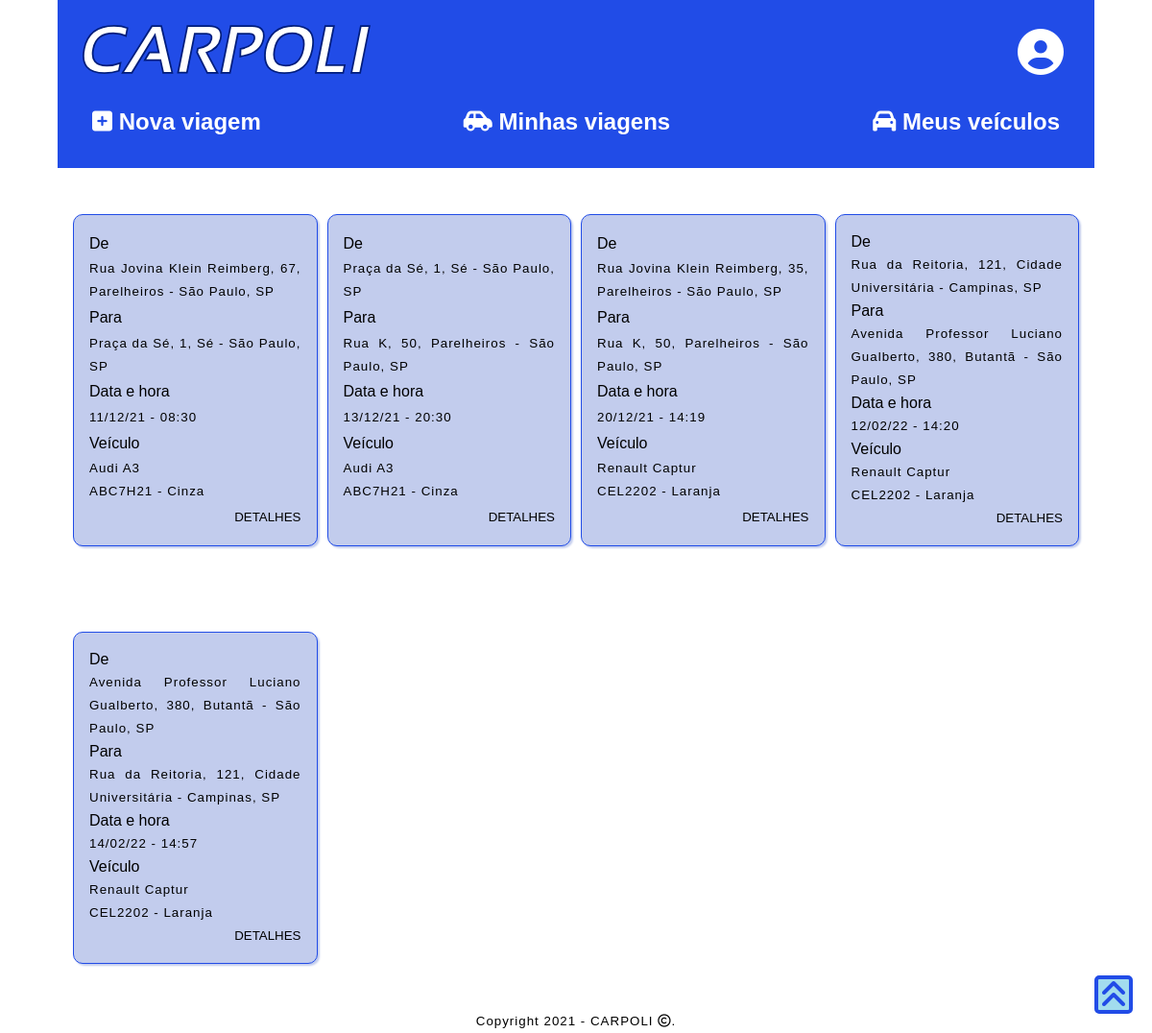
/caronas/minhas_caronas/ (signed in), run on the app's committed database.
### caronas/models.py (models this page shows, shortened)
class Carona(models.Model):
    id_condutor = models.ForeignKey(Condutor, on_delete=models.CASCADE)
    id_veiculo = models.ForeignKey(Veiculo, on_delete=models.CASCADE)
    horario_carona = models.DateTimeField()
    valor_carona = models.DecimalField(max_digits=6, decimal_places=2)
    vagas_disponiveis = models.IntegerField()
    observacoes = models.CharField(max_length=255, null=True, default="Nenhuma observação")
    cep_origem = models.CharField(max_length=8)
    endereco_origem = models.CharField(max_length=255)
    num_origem = models.CharField(max_length=8)
    bairro_origem = models.CharField(max_length=255)
    cidade_origem = models.CharField(max_length=50)
    estado_origem = models.CharField(max_length=50)
    cep_destino = models.CharField(max_length=8)
    endereco_destino = models.CharField(max_length=255)
    num_destino = models.CharField(max_length=8)
    bairro_destino = models.CharField(max_length=255)
    cidade_destino = models.CharField(max_length=50)
    estado_destino = models.CharField(max_length=50)

class Veiculo(models.Model):
    id_condutor = models.ForeignKey(Condutor, on_delete=models.CASCADE)
    fabricante_veic = models.CharField(max_length=50)
    modelo_veic = models.CharField(max_length=50)
    placa_veic = models.CharField(max_length=7)
    cor_veic = models.CharField(max_length=50)
    capacidade_veic = models.IntegerField()
    apelido_veic = models.CharField(max_length=50, null=True, blank=True)

### caronas/views.py (the view, shortened to what this page needs)
# urls.py: path('minhas_caronas/', views.minhas_caronas, name='minhas_caronas'),
@login_required
def minhas_caronas(request):
    profile = get_object_or_404(Profile, user=request.user)
    if profile.is_condutor:
        condutor = get_object_or_404(Condutor, id_user=profile.id)
        veiculos_list = Veiculo.objects.filter(id_condutor=condutor)
        caronas_list = Carona.objects.filter(
            id_condutor = condutor,
        )
        caronas_passageiro_list = {}
        for carona in caronas_list:
            caronas_passageiro_list[carona.id] = Carona_Passageiros.objects.filter(id_carona=carona).count()
        context = {
            "caronas_list" : caronas_list,
            "veiculos_list" : veiculos_list,
            "caronas_passageiro_list" : caronas_passageiro_list,
            }
        return render(request,'caronas/minhas_caronas_condutor.html', context)
    elif profile.is_admin:
        return HttpResponseRedirect(reverse('sem_acesso'))

### caronas/templates/caronas/minhas_caronas_condutor.html (shortened to what this page needs)
{% extends 'base_condutor.html' %}
{% block content %}
{% if caronas_list %}
<section class="cards-grid">
    {% for carona in caronas_list|dictsort:"horario_carona" %}
    <div class="card-container">
            De
            <small>
                {{ carona.endereco_origem }}, {{ carona.num_origem }}, {{ carona.bairro_origem }} -
                {{ carona.cidade_origem }}, {{ carona.estado_origem }}
            </small>
            Para
            <small>
                {{ carona.endereco_destino }}, {{ carona.num_destino }}, {{ carona.bairro_destino }} -
                {{ carona.cidade_destino }}, {{ carona.estado_destino }}
            </small>
            Data e hora<small>{{ carona.horario_carona|date:"j/m/y - H:i" }}</small>
            Veículo
            <small>
                {% for veiculo in veiculos_list %}
                    {% if veiculo == carona.id_veiculo %}
                        {{ veiculo.fabricante_veic }} {{ veiculo.modelo_veic }}<br>
                        {{ veiculo.placa_veic }} - {{ veiculo.cor_veic }}<br>
                    {% endif %}
                {% endfor %}
            </small>
            <a href="{% url 'detail_carona_condutor' carona.id %}">DETALHES</a>
        </div>
    {% endfor %}
</section>
{% else %}
<h3>Você não possui caronas agendadas e ainda não realizou nenhuma carona :(</h3>
{% endif %}
{% endblock content %}

### templates/base_condutor.html (shortened to what this page needs)
{% load static %}
<!DOCTYPE html>
<html lang="en" id="TOP">
<head>
    <link rel="stylesheet" type="text/css" href="{% static 'style.css' %}">
</head>
<body>
    <header id="cabecalho-principal">
        <div class="header-cima" >
            <a href="{% url 'index' %}"><img src="{% static 'logo.svg' %}" width="300px"></a>
            {% if user.is_authenticated %}
            <div class="dropdown">
                <i class="fas fa-user-circle fa-3x"></i>
            </div>
            {% endif %}
        </div>
        {% if user.is_authenticated %}
        <nav id="navegacao-principal" >
            <a href="{% url 'create_carona' %}">
                <i class="fas fa-plus-square"></i>
                Nova viagem
            </a>
            <a href="{% url 'minhas_caronas' %}">
                <i class="fas fa-car-side"></i>
                Minhas viagens
            </a>
            <a href="{% url 'veiculos' %}">
                <i class="fas fa-car"></i>
                Meus veículos
            </a>
        </nav>
        {% endif %}
    </header>
    <main id="conteiner-principal">
        {% block content %}
        {% endblock content %}
        <a href="#TOP" id="scroll-up"><i class="fas fa-angle-double-up fa-2x"></i></a>
    </main>
    <footer id="rodape-principal">
        <small>Copyright 2021 - CARPOLI <i class="far fa-copyright"></i>.</small>
    </footer>
</body>
</html>

### static/style.css (style rules this page uses)
:root { --primary-color: #000000; --secondary-color: #001d7c; --terciary-color: #A2DCEE; --primary-background: #ffffff; --secondary-background: #214CE7; --terciary-background: #C2CCED; font-size: 16px; line-height: 1.5em; }
* { font-family:'Trebuchet MS', 'Lucida Sans Unicode', 'Lucida Grande', 'Lucida Sans', Arial, sans-serif; color: var(--primary-color); box-sizing: border-box; }
html { background-color: var(--primary-background); height: 100%; scroll-behavior: smooth; }
body { background-color: var(--primary-background); display: flex; flex-direction: column; padding: 0; margin:0; border:0; }
small { letter-spacing: 1px; }
header#cabecalho-principal { background-color: var(--secondary-background); margin: 0 auto; width: 100%; max-width: 1080px; padding: 1rem 1rem; display: flex; flex-direction: column; justify-content: space-between; align-items: flex-end; }
nav#navegacao-principal { width: 100%; height: 100%; position: relative; bottom: 0px; padding: 10px; display: flex; flex-direction: row; justify-content: space-between; font-size: 18pt; }
main#conteiner-principal { margin: 0 auto; width: 100%; max-width: 1080px; padding: 1rem 1rem; flex-grow: 1; }
footer#rodape-principal { display: flex; flex-direction: column; justify-content: center; align-items: center; }
.header-cima { width: 100%; display: flex; flex-direction: row; justify-content: space-between; }
#navegacao-principal a, .header-cima a { float: left; color: var(--primary-background); padding: 10px 10px; border-radius: 10px; font-weight: bold; text-decoration: none; }
#navegacao-principal a .fas { color: var(--primary-background); }
.dropdown { position: relative; display: inline-block; padding: 14px 16px; margin: 0; }
.dropdown .fa-user-circle { color: var(--primary-background); }
a#scroll-up .fas { color: var(--secondary-background); }
a#scroll-up { position: fixed; bottom: 20px; right: 20px; height: 40px; width: 40px; background-color: var(--terciary-color); border: 3pt solid var(--secondary-background); border-radius: 5px; text-align: center; }
.cards-grid { display: grid; width: 100%; grid-template-columns: 1fr; column-gap: 10px; row-gap: 25px; }
.card-container { display: flex; flex-direction: column; justify-content: space-around; text-align: justify; background-color: var(--terciary-background); box-shadow: 2px 2px 2px var(--terciary-background); border: 1px solid var(--secondary-background); border-radius: 10px; margin: 2rem 0rem; padding: 1rem 1rem; width: 100%; max-height: 90%; }
@media only screen and (min-width: 600px) { .cards-grid { grid-template-columns: repeat(2,1fr); } }
@media only screen and (min-width: 900px) { .cards-grid { grid-template-columns: repeat(3,1fr); } }
@media only screen and (min-width: 1200px) { .cards-grid { grid-template-columns: repeat(4,1fr); } }
.card-container a { text-align: right; font-size: 10pt; text-decoration: none; }
.fas { color: var(--secondary-color); }

### data on the page
Carona: endereco_origem "Rua Jovina Klein Reimberg", num_origem "67", bairro_origem "Parelheiros", cidade_origem "São Paulo", estado_origem "SP", endereco_destino "Praça da Sé", num_destino "1", bairro_destino "Sé", cidade_destino "São Paulo", estado_destino "SP", horario_carona "11/12/21 - 08:30"
Veiculo: fabricante_veic "Audi", modelo_veic "A3", placa_veic "ABC7H21", cor_veic "Cinza"
Carona: endereco_origem "Praça da Sé", num_origem "1", bairro_origem "Sé", cidade_origem "São Paulo", estado_origem "SP", endereco_destino "Rua K", num_destino "50", bairro_destino "Parelheiros", cidade_destino "São Paulo", estado_destino "SP", horario_carona "13/12/21 - 20:30"
Carona: endereco_origem "Rua Jovina Klein Reimberg", num_origem "35", bairro_origem "Parelheiros", cidade_origem "São Paulo", estado_origem "SP", endereco_destino "Rua K", num_destino "50", bairro_destino "Parelheiros", cidade_destino "São Paulo", estado_destino "SP", horario_carona "20/12/21 - 14:19"
Veiculo: fabricante_veic "Renault", modelo_veic "Captur", placa_veic "CEL2202", cor_veic "Laranja"
Carona: endereco_origem "Rua da Reitoria", num_origem "121", bairro_origem "Cidade Universitária", cidade_origem "Campinas", estado_origem "SP", endereco_destino "Avenida Professor Luciano Gualberto", num_destino "380", bairro_destino "Butantã", cidade_destino "São Paulo", estado_destino "SP", horario_carona "12/02/22 - 14:20"
Carona: endereco_origem "Avenida Professor Luciano Gualberto", num_origem "380", bairro_origem "Butantã", cidade_origem "São Paulo", estado_origem "SP", endereco_destino "Rua da Reitoria", num_destino "121", bairro_destino "Cidade Universitária", cidade_destino "Campinas", estado_destino "SP", horario_carona "14/02/22 - 14:57"
